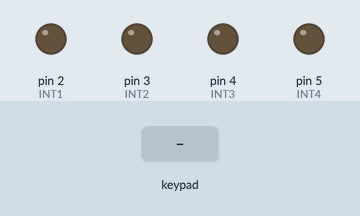
Simulated run of this sketch. Board: Arduino Uno, built with avr-gcc and run on an emulated ATmega328P. On the bench: output pins drawn as LEDs (lit = HIGH). Inputs (shaded band) come from the test bench.

Above: at 1.2 s.
1.3 s: key 'U' pressed
At 1.5 s:
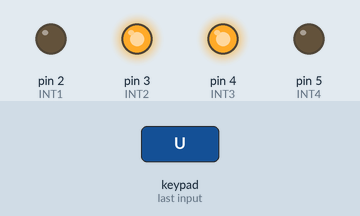
3.2 s: key 'D' pressed
At 3.4 s:
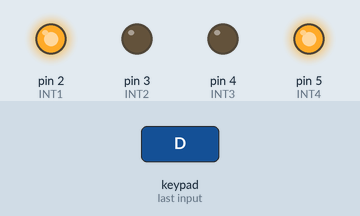
5.1 s: key 'L' pressed
At 5.3 s:
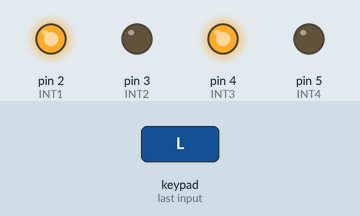
7.0 s: key 'R' pressed
At 7.2 s:
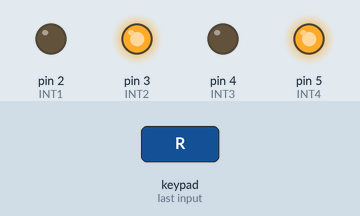
Timing chart, 0 to 9.9 s (numbered marks = the images above; inputs shaded):
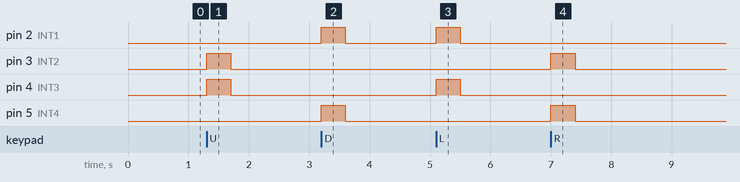

Measured:
- after the input at 1.3 s, pin 3 (INT2), pin 4 (INT3): LOW → HIGH at once, → LOW 0.40 s later
- after the input at 3.2 s, pin 2 (INT1), pin 5 (INT4): LOW → HIGH at once, → LOW 0.40 s later
- after the input at 5.1 s, pin 2 (INT1), pin 4 (INT3): LOW → HIGH at once, → LOW 0.40 s later
- after the input at 7.0 s, pin 3 (INT2), pin 5 (INT4): LOW → HIGH at once, → LOW 0.40 s later

The sketch:

carrinho_de_controle_remoto.ino
```cpp
#define CUSTOM_SETTINGS
#define INCLUDE_GAMEPAD_MODULE
#include <Dabble.h>

#define INT1 2
#define INT2 3
#define INT3 4
#define INT4 5

void setup()
{
  Serial.begin(250000);
  Dabble.begin(9600,7,6);
  pinMode(INT1,OUTPUT);
  pinMode(INT2,OUTPUT);
  pinMode(INT3,OUTPUT);
  pinMode(INT4,OUTPUT);
  Stop();
}


void loop() {


Dabble.processInput();

if(GamePad.isUpPressed())
{
 forward();
}
else if(GamePad.isDownPressed())
{
 backward();
}
else if(GamePad.isLeftPressed())
{
 left();
}
else if(GamePad.isRightPressed())
{
 right();
}
else
{
 Stop();
}

}
void forward() {
  digitalWrite(INT1,LOW);
  digitalWrite(INT2,HIGH);
  digitalWrite(INT3,HIGH);
  digitalWrite(INT4,LOW);
}

void backward() {
  digitalWrite(INT1,HIGH);
  digitalWrite(INT2,LOW);
  digitalWrite(INT3,LOW);
  digitalWrite(INT4,HIGH);
}

void left() {
  digitalWrite(INT1,HIGH);
  digitalWrite(INT2,LOW);
  digitalWrite(INT3,HIGH);
  digitalWrite(INT4,LOW);
}

void right() {
  digitalWrite(INT1,LOW);
  digitalWrite(INT2,HIGH);
  digitalWrite(INT3,LOW);
  digitalWrite(INT4,HIGH);
}

void Stop() {
  digitalWrite(INT1,LOW);
  digitalWrite(INT2,LOW);
  digitalWrite(INT3,LOW);
  digitalWrite(INT4,LOW);
}
```
